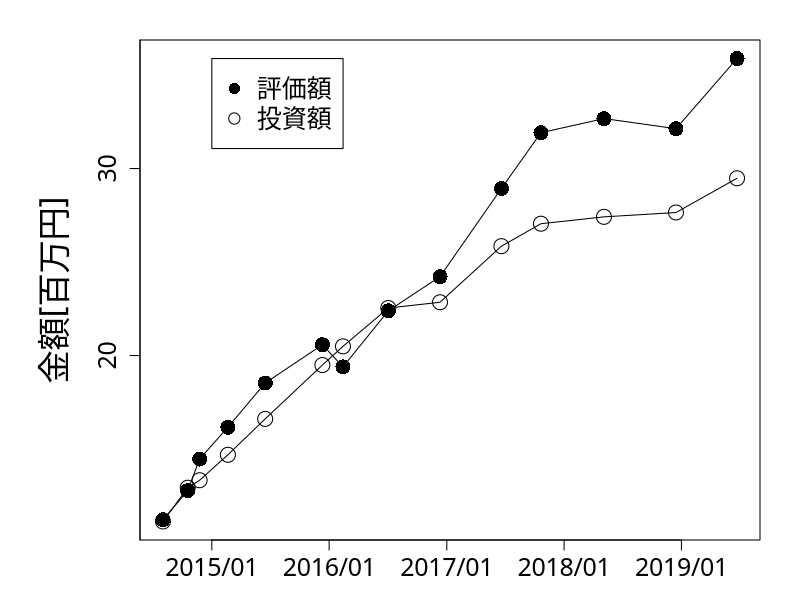

Generate this figure with R:
#!/usr/bin/env Rscript

t <- read.table("./invest_return.tsv", sep="\t", header=FALSE)

x <- as.Date(t$V1, "%m/%d/%Y")
y1 <- as.numeric(gsub(",","", t$V2))/1000000
y2 <- as.numeric(gsub(",","", t$V3))/1000000
png("../images/investment_return/investment_return.png")
y_range <- range(y1, y2)

par(family = "HiraKakuProN-W3")
# mar – A numeric vector of length 4, which sets the margin sizes in the following order: bottom, left, top, and right. The default is c(5.1, 4.1, 4.1, 2.1).

par(mar = c(3, 7, 2, 2))

# mgp – A numeric vector of length 3, which sets the axis label locations relative to the edge of the inner plot window. The first value represents the location the labels (i.e. xlab and ylab in plot), the second the tick-mark labels, and third the tick marks. The default is c(3, 1, 0).

par(mgp = c(3.5, 1, 0))

plot(x, y1, xlab="", ylab="金額[百万円]", type="o", 
     cex.lab=2, cex.axis=1.5, cex.main=1.5, cex=2, ylim=y_range,
     xaxt="n",
     yaxp = c(10, 40, 3),
     pch=1
     )
lines(x, y2, xlab="", type="o", pch=16,
     ylab="金額[百万円]",
     cex.lab=2, cex.axis=1.5, cex.main=1.5, cex=2, ylim=y_range,
     xaxt="n",
# 1,000万円から4,000万円までを4分割で
     yaxp = c(10, 40, 3)
     )
x_years = as.Date(c("2015/1/1", "2016/1/1", "2017/1/1", "2018/1/1", "2019/1/1"), "%Y/%m/%d")
axis(1, x_years, format(x_years, "%Y/%m"), cex=2, cex.axis=1.5, cex.main=1.5, cex.lab=2)

legend(x_years[1], y_range[2], c("評価額", "投資額"), cex=1.5, pch=c(16, 1))
